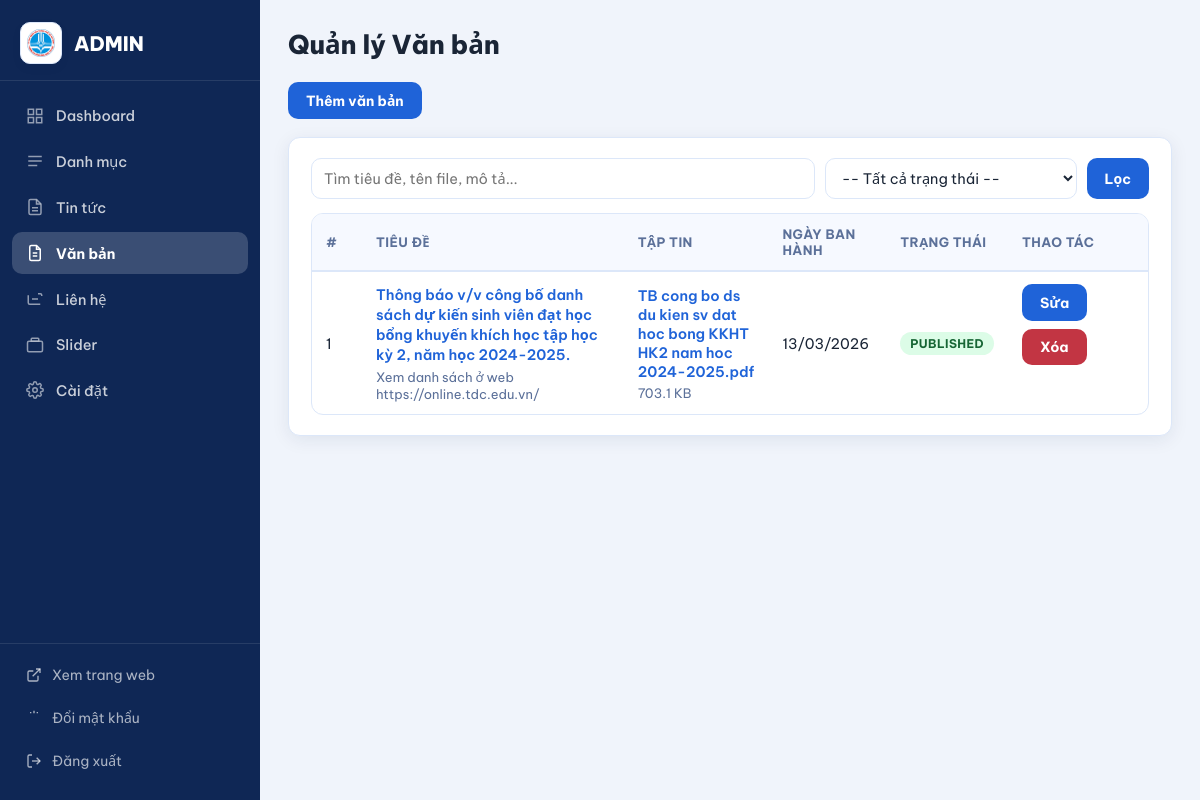
The page /admin/van-ban.php (signed in) on the database its author committed.
### tables this page shows
CREATE TABLE IF NOT EXISTS `documents` (
  `id` int NOT NULL AUTO_INCREMENT,
  `title` varchar(255) NOT NULL,
  `slug` varchar(255) NOT NULL,
  `summary` text,
  `file_url` varchar(500) NOT NULL,
  `file_name` varchar(255) NOT NULL,
  `file_size` int UNSIGNED NOT NULL DEFAULT '0',
  `status` enum('draft','published') NOT NULL DEFAULT 'draft',
  `issued_at` date NOT NULL,
  `created_at` timestamp NULL DEFAULT CURRENT_TIMESTAMP,
  `updated_at` timestamp NULL DEFAULT CURRENT_TIMESTAMP ON UPDATE CURRENT_TIMESTAMP,
  PRIMARY KEY (`id`),
  UNIQUE KEY `slug` (`slug`)
);

### includes/functions.php (called while the page is built, shortened)
<?php
function e(string $value): string
{
    return htmlspecialchars($value, ENT_QUOTES, 'UTF-8');
}
function format_date(string $value): string
{
    return date('d/m/Y', strtotime($value));
}
function format_file_size(int $bytes): string
{
    $units = ['B', 'KB', 'MB', 'GB'];
    $size = (float) $bytes;
    $unitIndex = 0;
    while ($size >= 1024 && $unitIndex < count($units) - 1) {
        $size /= 1024;
        $unitIndex++;
    }
    return number_format($size, 1) . ' ' . $units[$unitIndex];
}

### admin/van-ban.php (the view, shortened to what this page needs)
<?php
require __DIR__ . '/includes/bootstrap.php';
    ?>
    <?php
$page = max(1, (int) ($_GET['page'] ?? 1));
$limit = 12;
$offset = ($page - 1) * $limit;
$q = trim((string) ($_GET['q'] ?? ''));
$where = ['1=1'];
$whereSql = implode(' AND ', $where);
$listStmt = $pdo->prepare(
    "SELECT *
     FROM documents
     WHERE $whereSql
     ORDER BY issued_at DESC, id DESC
     LIMIT ? OFFSET ?"
);
$bindIndex = 1;
$listStmt->bindValue($bindIndex, $limit, PDO::PARAM_INT);
$listStmt->bindValue($bindIndex + 1, $offset, PDO::PARAM_INT);
$listStmt->execute();
$items = $listStmt->fetchAll();
require __DIR__ . '/includes/header.php';
?>
<div class="page-heading">
    <a href="van-ban.php?action=add" class="btn btn-primary">Thêm văn bản</a>
</div>
<div class="card">
    <form method="get" class="filter-panel">
        <div class="filter-grid" style="grid-template-columns:2fr 1fr auto;">
            <input type="text" name="q" placeholder="Tìm tiêu đề, tên file, mô tả..." value="<?= e($q) ?>">
            <select name="status">
                <option value="">-- Tất cả trạng thái --</option>
            </select>
            <button type="submit" class="btn btn-primary">Lọc</button>
        </div>
    </form>
    <div class="table-wrap" style="padding:0; box-shadow:none; margin-top:10px;">
        <table class="admin-table">
            <thead>
            <tr>
                <th width="50">#</th>
                <th>Tiêu đề</th>
                <th>Tập tin</th>
                <th>Ngày ban hành</th>
                <th>Trạng thái</th>
                <th width="140">Thao tác</th>
            </tr>
            </thead>
            <tbody>
            <?php if (!$items): ?>
                <tr>
                    <td colspan="6" class="text-center">Chưa có văn bản nào.</td>
                </tr>
            <?php else: ?>
                <?php foreach ($items as $idx => $item): ?>
                    <tr>
                        <td><?= $offset + $idx + 1 ?></td>
                        <td>
                            <a href="van-ban.php?action=edit&id=<?= (int) $item['id'] ?>"><?= e((string) $item['title']) ?></a>
                            <?php if (!empty($item['summary'])): ?>
                                <div style="margin-top:4px; color:var(--muted); font-size:13px;"><?= e((string) $item['summary']) ?></div>
                            <?php endif; ?>
                        </td>
                        <td>
                            <a href="<?= e((string) $item['file_url']) ?>" target="_blank"><?= e((string) ($item['file_name'] ?? 'Tải xuống')) ?></a>
                            <div style="margin-top:4px; color:var(--muted); font-size:13px;"><?= e(format_file_size((int) ($item['file_size'] ?? 0))) ?></div>
                        </td>
                        <td><?= e(format_date((string) $item['issued_at'])) ?></td>
                        <td><span class="badge badge-<?= e((string) $item['status']) ?>"><?= e((string) $item['status']) ?></span></td>
                        <td class="actions">
                            <a class="btn btn-primary" href="van-ban.php?action=edit&id=<?= (int) $item['id'] ?>">Sửa</a>
                            <a class="btn btn-danger" href="van-ban.php?action=delete&id=<?= (int) $item['id'] ?>" onclick="return confirm('Xóa văn bản này?')">Xóa</a>
                        </td>
                    </tr>
                <?php endforeach; ?>
            <?php endif; ?>
            </tbody>
        </table>
    </div>
</div>
<?php require __DIR__ . '/includes/footer.php'; ?>

### assets/css/admin.css (style rules this page uses)
:root { --primary: #1f63d8; --primary-d: #1550b8; --sidebar-bg: #0f2755; --sidebar-hover: rgba(255,255,255,.1); --sidebar-active: rgba(255,255,255,.18); --bg: #f0f4fb; --card: #ffffff; --border: #dce7f9; --text: #1a2536; --muted: #5b7099; --danger: #c23543; --success-bg: #e6f7ee; --success-text: #15673c; --success-border: #a8dfbe; --error-bg: #fdecee; --error-text: #8d1a2b; --error-border: #f2c5cc; --radius: 12px; --shadow: 0 4px 18px rgba(18,36,71,.08); }
*, *::before, *::after { box-sizing: border-box; }
html { height: 100%; }
body { margin: 0; font-family: 'Be Vietnam Pro', 'Segoe UI', Tahoma, Geneva, Verdana, sans-serif; font-size: 15px; background: var(--bg); color: var(--text); height: 100%; }
a { text-decoration: none; }
.card { background: var(--card); border-radius: var(--radius); padding: 20px 22px; box-shadow: var(--shadow); border: 1px solid var(--border); margin-bottom: 16px; }
.table-wrap { background: var(--card); border-radius: var(--radius); overflow: hidden; border: 1px solid var(--border); box-shadow: var(--shadow); }
table { width: 100%; border-collapse: collapse; }
thead { background: #f6f9ff; }
th { padding: 12px 14px; text-align: left; font-size: 13px; font-weight: 700; color: var(--muted); text-transform: uppercase; letter-spacing: .4px; border-bottom: 2px solid var(--border); }
td { padding: 12px 14px; border-bottom: 1px solid #eef3fb; vertical-align: middle; font-size: 14.5px; }
tbody tr:last-child td { border-bottom: none; }
.admin-table td a:not(.btn) { color: var(--primary); font-weight: 600; }
input, select, textarea { width: 100%; border: 1.5px solid var(--border); border-radius: 10px; padding: 9px 12px; font: inherit; font-size: 14.5px; background: #fff; color: var(--text); transition: border-color .15s, box-shadow .15s; outline: none; }
button, .btn { display: inline-flex; align-items: center; justify-content: center; gap: 6px; padding: 9px 18px; border-radius: 10px; border: 0; font: inherit; font-size: 14px; font-weight: 700; cursor: pointer; text-decoration: none; transition: opacity .15s, transform .1s; background: var(--primary); color: #fff; width: auto; }
.btn-primary { background: var(--primary); color: #fff; }
.btn-danger { background: var(--danger); color: #fff; }
.admin-table .btn, .actions .btn { color: #fff; text-decoration: none; }
.badge { display: inline-flex; align-items: center; border-radius: 999px; font-size: 12px; font-weight: 700; text-transform: uppercase; letter-spacing: .4px; padding: 4px 10px; }
.badge-published { background: #dcfce7; color: #166534; }
.page-heading { display: flex; justify-content: space-between; align-items: center; gap: 10px; margin-bottom: 18px; }
.filter-panel { display: flex; flex-direction: column; gap: 12px; margin-bottom: 14px; }
.filter-grid { display: grid; grid-template-columns: 2fr 1fr 1fr 1fr 1fr; gap: 10px; }
.actions { display: flex; gap: 8px; flex-wrap: wrap; align-items: center; }

### rows shown on the page
documents: idx "1", title "Thông báo v/v công bố danh sách dự kiến sinh viên đạt học bổng khuyến khích học tập học kỳ 2, năm học 2024-2025.", summary "Xem danh sách ở web https://online.tdc.edu.vn/", file_name "TB cong bo ds du kien sv dat hoc bong KKHT HK2 nam hoc 2024-2025.pdf", file_size "703.1 KB", issued_at "13/03/2026", status "PUBLISHED"

### other values the page prints
$pageTitle "Quản lý Văn bản"
